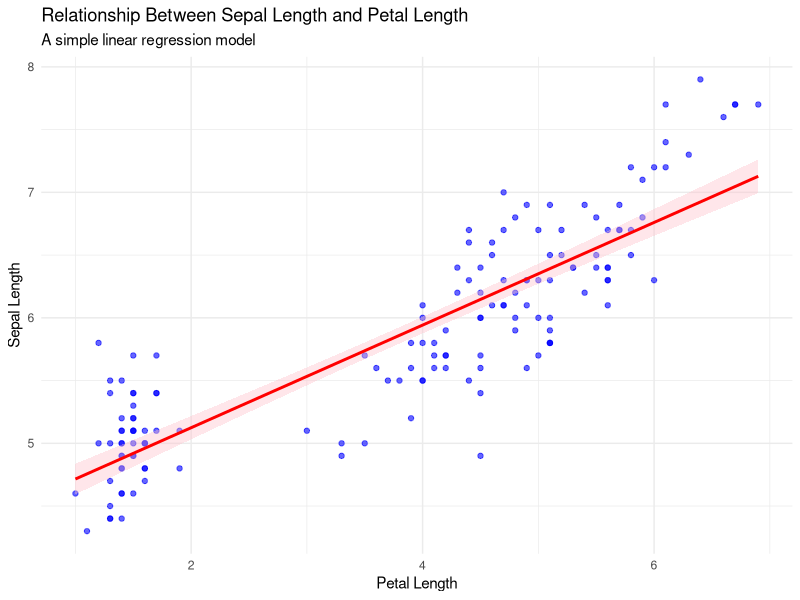

Here is the R script that generated this plot:
## ---- chunk 1
#| message: false
#| warning: false
# Load dataset
data(iris)

# Fit linear regression model
model <- lm(Sepal.Length ~ Petal.Length, data = iris)

# Display a visualization that helps explain the model
# Load necessary library
install.packages('ggplot2')
library(ggplot2)

# Create scatter plot with regression line
ggplot(iris, aes(x = Petal.Length, y = Sepal.Length)) +
  geom_point(color = "blue", alpha = 0.6) +  # Scatter points
  geom_smooth(method = "lm", color = "red", fill = "pink", se = TRUE) +  # Regression line
  labs(title = "Relationship Between Sepal Length and Petal Length",
       subtitle = "A simple linear regression model",
       x = "Petal Length",
       y = "Sepal Length") +
  theme_minimal()
## ---- chunk 2
#| message: true
#| warning: true
# Display model summary
summary(model)
